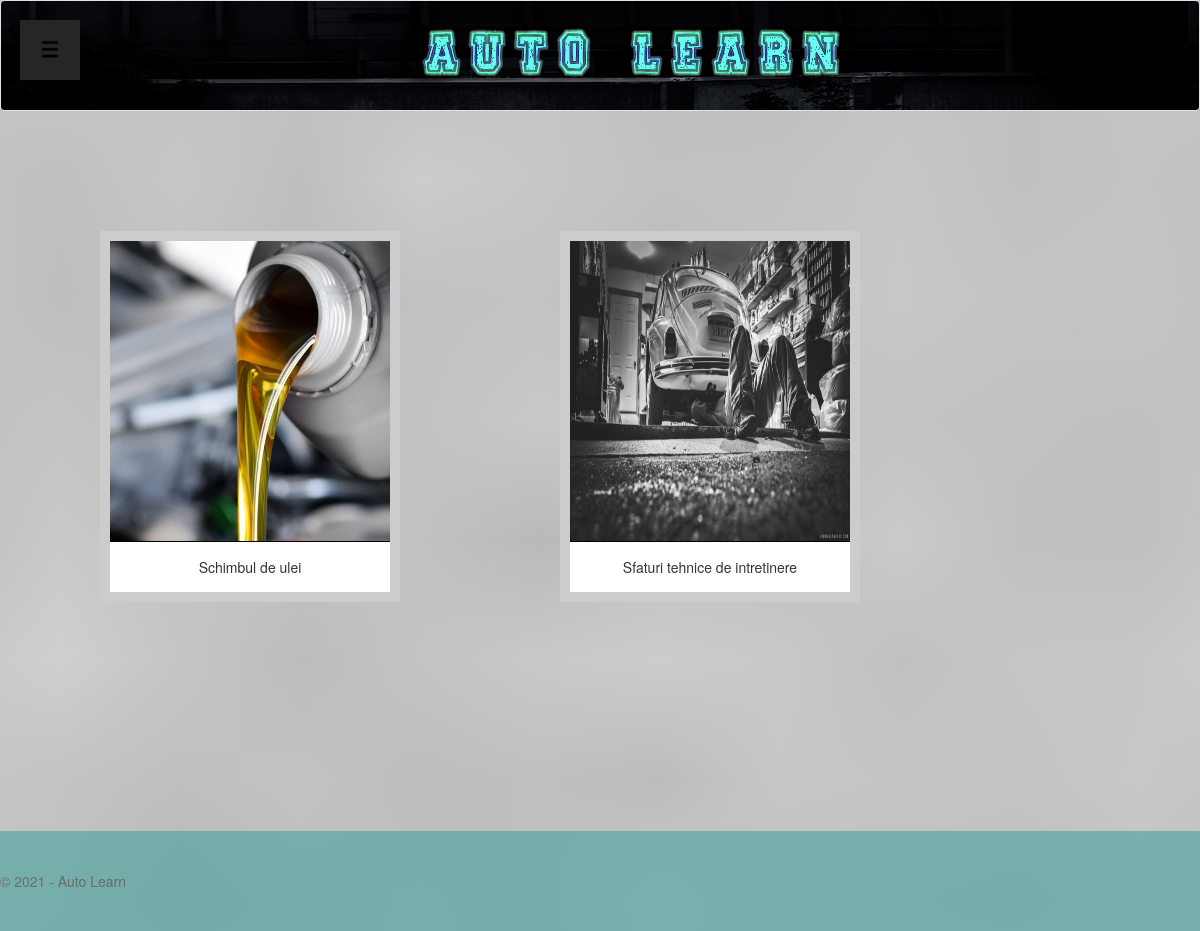
The app's page /php/chooseTest.php (signed in) with its own data.
### tables this page shows
CREATE TABLE `courses` (
  `course_id` varchar(255) NOT NULL,
  `title` varchar(255) NOT NULL,
  `image` varchar(255) NOT NULL
);

### php/chooseTest.php (the view, shortened to what this page needs)
<?php
if(!isset($_SESSION['admin_id'])) {
    include("../include/inHeaderUser.php");
}
else{
    include("../include/inHeaderAdmin.php");
}
echo "<link rel='stylesheet' type='text/css' href='../css/admin.css'>";
global $conn;
$selectCourses = $conn->prepare("select * from courses");
$selectCourses ->execute();
echo "<div class='content'>";
while($course = $selectCourses->fetch()){
    echo "<div class='gallery'>
            <a href='haveTest.php?course_id=" . $course["course_id"] . "'>
                <img src='" . $course["image"] . "' width='600' height='400'></a>
                <div class='desc'> " . $course["title"] . " </div></div>";
}
echo "</div>";
include("../include/footer.php");

### css/admin.css (style rules this page uses)
* { box-sizing: border-box; }
html,body { height: 100%; margin: 0; }
body { background-image: url("../images/fundalAdmin.jpg"); }
body.logged { overflow-x: hidden; -webkit-background-size: cover; -moz-background-size: cover; -o-background-size: cover; background-size: cover; }
div.gallery { margin: 80px; border: 10px solid #ccc; float: left; width: 300px; }
div.gallery img { width: 100%; height: 300px; }
div.desc { padding: 15px; text-align: center; border-top: 1px solid black; background-color: white; }
.content { min-height: 100%; margin-bottom: -100px; padding: 20px; }

### records on screen
courses: image (picture), title "Schimbul de ulei"
courses: image (picture), title "Sfaturi tehnice de intretinere"
